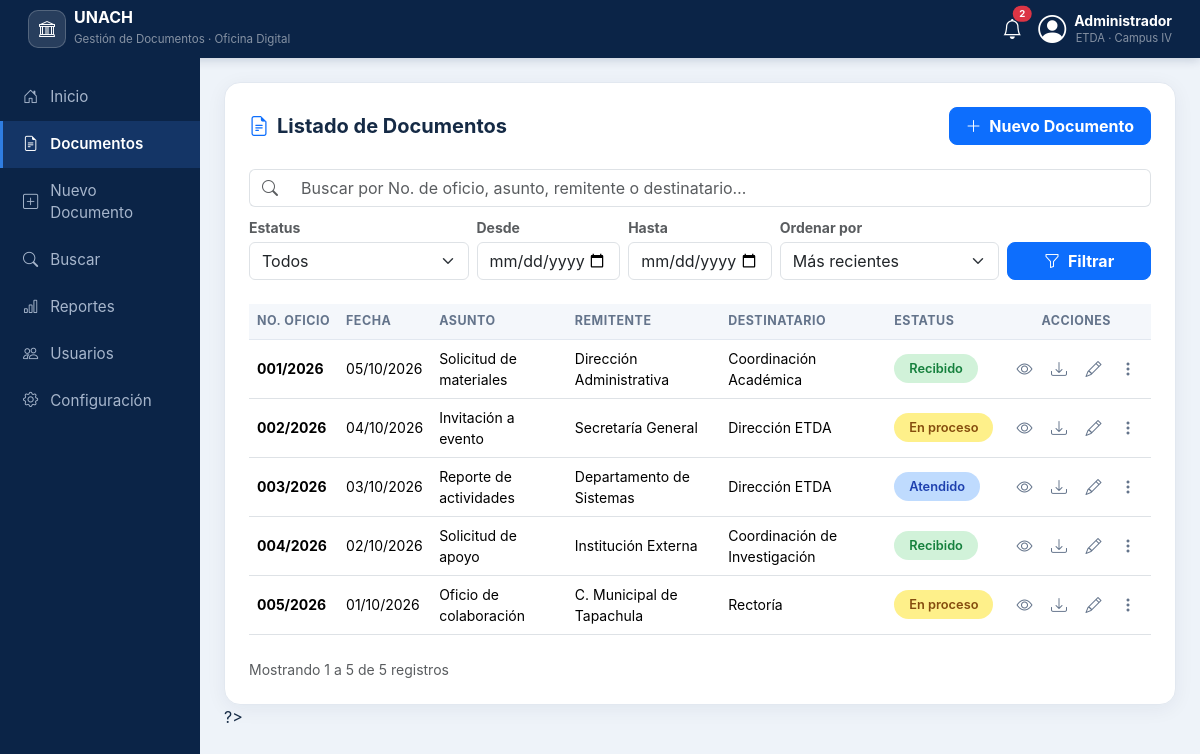
/index.php?vista=documentos, run on the app's committed database.
### tables this page shows
CREATE TABLE IF NOT EXISTS documentos (
    id              INT AUTO_INCREMENT PRIMARY KEY,
    no_oficio       VARCHAR(50)   NOT NULL,
    fecha           DATE          NOT NULL,
    asunto          VARCHAR(255)  NOT NULL,
    remitente       VARCHAR(150)  NOT NULL,
    destinatario    VARCHAR(150)  NOT NULL,
    estatus         ENUM('Recibido','En proceso','Atendido') NOT NULL DEFAULT 'Recibido',
    archivo_pdf     VARCHAR(255)  NOT NULL,
    archivo_nombre  VARCHAR(255)  DEFAULT NULL,
    archivo_tam     INT           DEFAULT 0,
    github_url      VARCHAR(500)  DEFAULT NULL,
    creado_en       TIMESTAMP     NOT NULL DEFAULT CURRENT_TIMESTAMP,
    actualizado_en  TIMESTAMP     NOT NULL DEFAULT CURRENT_TIMESTAMP ON UPDATE CURRENT_TIMESTAMP,

     
    INDEX idx_no_oficio    (no_oficio),
    INDEX idx_fecha        (fecha),
    INDEX idx_estatus      (estatus),
    INDEX idx_remitente    (remitente),
    INDEX idx_destinatario (destinatario),
    FULLTEXT KEY ft_busqueda (no_oficio, asunto, remitente, destinatario)
);

### index.php (called while the page is built, shortened)
<?php
require_once __DIR__ . '/includes/funciones.php';
require_once __DIR__ . '/includes/consultas.php';
$vistasDisponibles = [
    'inicio'        => 'inicio.php',
    'documentos'    => 'documentos.php',
    'nuevo'         => 'formulario.php',
    'editar'        => 'formulario.php',
    'buscar'        => 'buscar.php',
    'reportes'      => 'reportes.php',
    'usuarios'      => 'usuarios.php',
    'configuracion' => 'configuracion.php',
];
require __DIR__ . '/includes/header.php';
require __DIR__ . '/vistas/' . $vistasDisponibles[$vista];
require __DIR__ . '/includes/footer.php';

### includes/consultas.php (called while the page is built, shortened)
<?php
function filtrosDocumentos(array $f): array
{
    $condiciones = ['1=1'];
    $tipos   = '';
    $valores = [];
    return [
        'sql'     => 'WHERE ' . implode(' AND ', $condiciones),
        'tipos'   => $tipos,
        'valores' => $valores,
    ];
}
function contarDocumentos(mysqli $conexion, array $filtros): int
{
    $w    = filtrosDocumentos($filtros);
    $stmt = $conexion->prepare("SELECT COUNT(*) AS total FROM documentos {$w['sql']}");
    $stmt->execute();
    $total = (int) $stmt->get_result()->fetch_assoc()['total'];
    return $total;
}
function listarDocumentos(mysqli $conexion, array $filtros, int $limite, int $desplazamiento, string $orden = 'fecha_desc'): array
{
    $ordenamientos = [
        'fecha_desc'  => 'fecha DESC, id DESC',
        'fecha_asc'   => 'fecha ASC, id ASC',
        'oficio_asc'  => 'no_oficio ASC',
        'oficio_desc' => 'no_oficio DESC',
        'estatus'     => 'estatus ASC, fecha DESC',
    ];
    $orderBy = $ordenamientos[$orden] ?? $ordenamientos['fecha_desc'];
    $w     = filtrosDocumentos($filtros);
    $sql   = "SELECT * FROM documentos {$w['sql']} ORDER BY {$orderBy} LIMIT ? OFFSET ?";
    $tipos = $w['tipos'] . 'ii';
    $vals  = array_merge($w['valores'], [$limite, $desplazamiento]);
    $stmt = $conexion->prepare($sql);
    $stmt->bind_param($tipos, ...$vals);
    $stmt->execute();
    $filas = $stmt->get_result()->fetch_all(MYSQLI_ASSOC);
    return $filas;
}

### includes/funciones.php (called while the page is built, shortened)
<?php
function e($texto): string
{
    return htmlspecialchars((string) $texto, ENT_QUOTES, 'UTF-8');
}
function claseEstatus(string $estatus): string
{
    switch ($estatus) {
        case 'En proceso': return 'status-proceso';
        case 'Atendido':   return 'status-atendido';
        default:           return 'status-recibido';
    }
}
function fechaLocal(?string $fecha): string
{
    $ts = strtotime($fecha);
    return $ts ? date('d/m/Y', $ts) : '—';
}

### vistas/_tabla.php (the view, shortened to what this page needs)
<?php
$documentos = $documentos ?? [];
?>
<?php if (empty($documentos)): ?>
    <div class="text-center py-5">
        <i class="bi bi-inbox text-muted" style="font-size:3rem"></i>
        <p class="text-muted mt-3 mb-1">No se encontraron documentos con esos criterios.</p>
        <a href="index.php?vista=nuevo" class="btn btn-sm btn-primary rounded-3 mt-2">
            <i class="bi bi-plus-lg me-1"></i>Registrar uno nuevo
        </a>
    </div>
<?php else: ?>
    <div class="table-responsive d-none d-lg-block">
        <table class="table align-middle tabla-docs mb-0">
            <thead>
                <tr>
                    <th>No. Oficio</th>
                    <th>Fecha</th>
                    <th>Asunto</th>
                    <th>Remitente</th>
                    <th>Destinatario</th>
                    <th>Estatus</th>
                    <th class="text-center">Acciones</th>
                </tr>
            </thead>
            <tbody>
                <?php foreach ($documentos as $doc): ?>
                    <tr class="fila-doc">
                        <td class="small fw-bold"><?= e($doc['no_oficio']) ?></td>
                        <td class="small text-nowrap"><?= fechaLocal($doc['fecha']) ?></td>
                        <td class="small"><?= e($doc['asunto']) ?></td>
                        <td class="small"><?= e($doc['remitente']) ?></td>
                        <td class="small"><?= e($doc['destinatario']) ?></td>
                        <td>
                            <span class="badge-status <?= claseEstatus($doc['estatus']) ?>" id="estatus-<?= (int) $doc['id'] ?>">
                                <?= e($doc['estatus']) ?>
                            </span>
                        </td>
                        <td class="text-center text-nowrap">
                            <?php require __DIR__ . '/_acciones.php'; ?>
                        </td>
                    </tr>
                <?php endforeach; ?>
            </tbody>
        </table>
    </div>
<?php endif; ?>

### vistas/_acciones.php (shortened to what this page needs)
<button type="button" class="btn-accion ver-pdf"
        data-id="<?= (int) $doc['id'] ?>"
        data-oficio="<?= e($doc['no_oficio']) ?>"
        data-asunto="<?= e($doc['asunto']) ?>"
        title="Ver PDF sin salir de la página">
    <i class="bi bi-eye"></i>
</button>
<a href="descargar.php?id=<?= (int) $doc['id'] ?>" class="btn-accion d-inline-block" title="Descargar PDF">
    <i class="bi bi-download"></i>
</a>
<a href="index.php?vista=editar&id=<?= (int) $doc['id'] ?>" class="btn-accion d-inline-block" title="Editar documento">
    <i class="bi bi-pencil"></i>
</a>
<div class="dropdown d-inline-block">
    <button class="btn-accion" data-bs-toggle="dropdown" data-bs-boundary="viewport" aria-expanded="false" title="Más acciones">
        <i class="bi bi-three-dots-vertical"></i>
    </button>
</div>

### assets/css/estilos.css (style rules this page uses)
:root { --unach-dark: #0b2447; --unach-dark-2: #143566; --unach-primary: #2f7de1; --unach-primary-d:#1b5fbb; --bg-light: #eef3f9; --borde: #e2e8f0; --texto: #152a45; --texto-suave: #64748b; --radio: 16px; --sombra: 0 4px 20px rgba(21, 42, 69, .06); }
body { background-color: var(--bg-light); font-family: -apple-system, BlinkMacSystemFont, "Segoe UI", Roboto, Helvetica, Arial, sans-serif; color: var(--texto); padding-bottom: 78px; }
@media (min-width: 992px) { body { padding-bottom: 0; } }
.badge-status { padding: 5px 15px; border-radius: 999px; font-weight: 600; font-size: .8rem; display: inline-block; white-space: nowrap; }
.status-recibido { background-color:#d1f2d9; color:#15803d; }
.status-proceso { background-color:#fef08a; color:#854d0e; }
.status-atendido { background-color:#bfdbfe; color:#1e40af; }
.tabla-docs thead th { background: #f4f7fb; color: var(--texto-suave); font-size: .78rem; text-transform: uppercase; letter-spacing: .04em; font-weight: 700; border-bottom: 1px solid var(--borde); white-space: nowrap; }
.tabla-docs tbody tr { transition: background-color .12s ease; }
.tabla-docs .btn-accion { color: var(--texto-suave); border: none; background: transparent; padding: 5px 7px; border-radius: 8px; line-height: 1; }

### data on the page
documentos: no_oficio "001/2026", fecha "05/10/2026", asunto "Solicitud de materiales", remitente "Dirección Administrativa", destinatario "Coordinación Académica", estatus "Recibido"
documentos: no_oficio "002/2026", fecha "04/10/2026", asunto "Invitación a evento", remitente "Secretaría General", destinatario "Dirección ETDA", estatus "En proceso"
documentos: no_oficio "003/2026", fecha "03/10/2026", asunto "Reporte de actividades", remitente "Departamento de Sistemas", destinatario "Dirección ETDA", estatus "Atendido"
documentos: no_oficio "004/2026", fecha "02/10/2026", asunto "Solicitud de apoyo", remitente "Institución Externa", destinatario "Coordinación de Investigación", estatus "Recibido"
documentos: no_oficio "005/2026", fecha "01/10/2026", asunto "Oficio de colaboración", remitente "C. Municipal de Tapachula", destinatario "Rectoría", estatus "En proceso"

### other printed values
$pendientes "2"
$etiqueta "Inicio"
$etiqueta "Documentos"
$etiqueta "Nuevo Documento"
$etiqueta "Buscar"
$etiqueta "Reportes"
$etiqueta "Usuarios"
$etiqueta "Configuración"
$primero "1"
$ultimo "5"
$total "5"
